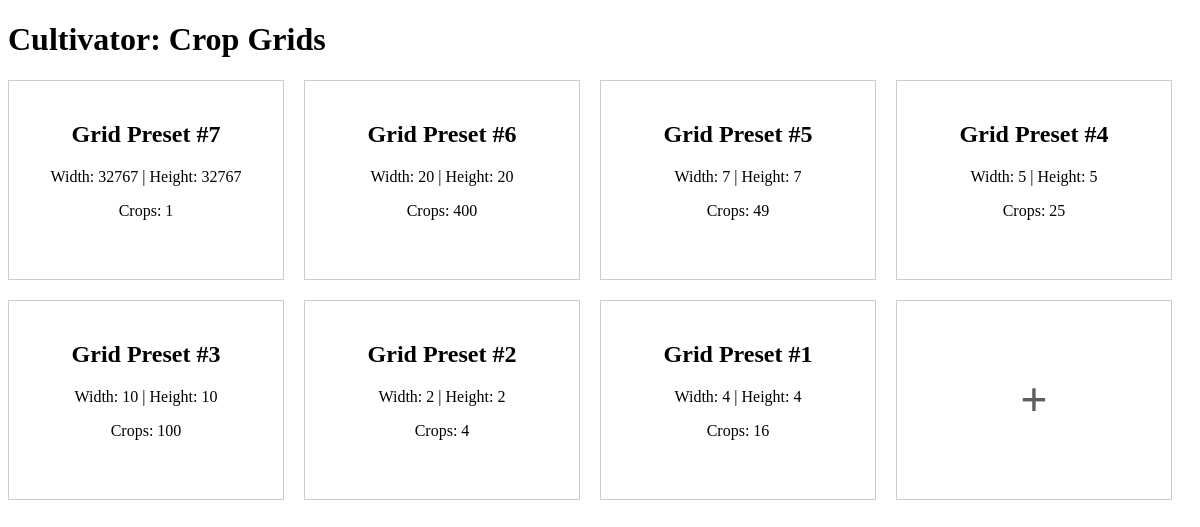
Before: / with the older database file.
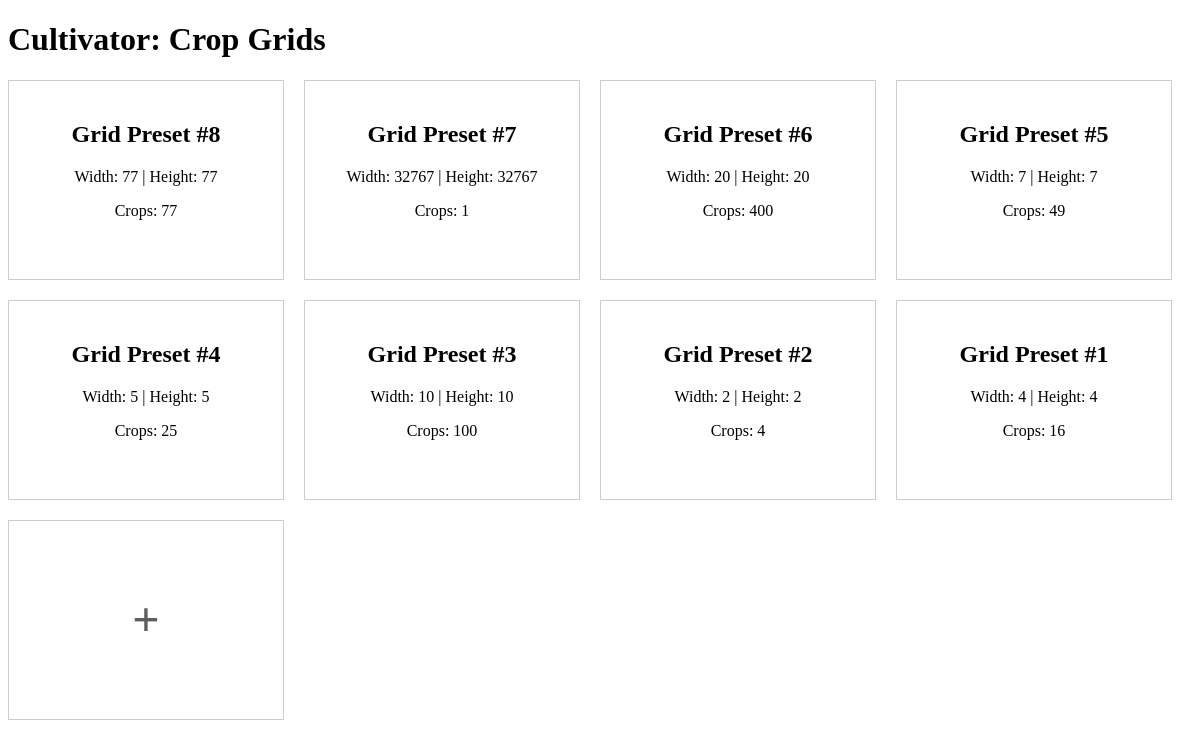
After: the same page with the newer database file.
### tables this page shows
CREATE TABLE crop_grids (
                id INTEGER PRIMARY KEY AUTOINCREMENT,
                width INTEGER NOT NULL,
                height INTEGER NOT NULL,
                crops TEXT NOT NULL
             );

### main.py (the view)
@app.route('/')
def index():
    db = get_db()
    c = db.cursor()
    c.execute('''SELECT * FROM crop_grids ORDER BY id DESC''')
    grids = c.fetchall()
    return render_template('index.html', grids=grids)

### main.py (called while the page is built)
def get_db():
    db = getattr(g, '_database', None)
    if db is None:
        db = g._database = sqlite3.connect(app.config['DATABASE'])
    return db

@app.teardown_appcontext
def close_connection(exception):
    db = getattr(g, '_database', None)
    if db is not None:
        db.close()

### templates/index.html (shortened to what this page needs)
<!DOCTYPE html>
<html>
<head>
</head>
<body>
    <h1>Cultivator: Crop Grids</h1>
    <div class="grid-container">
        {% for grid in grids %}
            <a href="{{ url_for('display_grid', grid_id=grid[0]) }}" class="grid-item">
                <h2>Grid Preset #{{ grid[0] }}</h2>
                <p>Width: {{ grid[1] }} | Height: {{ grid[2] }}</p>
                <p>Crops: {{ grid[3] }}</p>
            </a>
        {% endfor %}
        <a href="{{ url_for('add_grid') }}" class="add-button-container">
            <div class="add-button">+</div>
        </a>
    </div>
</body>
</html>

### templates/index.html (style rules this page uses)
.grid-container { display: flex; flex-wrap: wrap; gap: 20px; }
.grid-item { border: 1px solid #ccc; padding: 20px; width: calc(25% - 20px); height: 200px; box-sizing: border-box; text-decoration: none; color: black; text-align: center; }
.add-button-container { border: 1px solid #ccc; width: calc(25% - 20px); height: 200px; box-sizing: border-box; text-align: center; cursor: pointer; display: flex; justify-content: center; align-items: center; margin-top: 0; margin-left: 0; margin-right: 20px; }
.add-button-container { border: 1px solid #ccc; width: calc(25% - 20px); height: 200px; box-sizing: border-box; text-align: center; cursor: pointer; display: flex; justify-content: center; align-items: center; margin-top: 0; margin-left: 0; margin-right: 20px; text-decoration: none; }
.add-button { font-size: 48px; line-height: 1; font-weight: bold; color: rgb(95, 94, 94) }

Changed rows visible on the page:
added crop_grids: id "8", width "77", height "77", crops "77"
